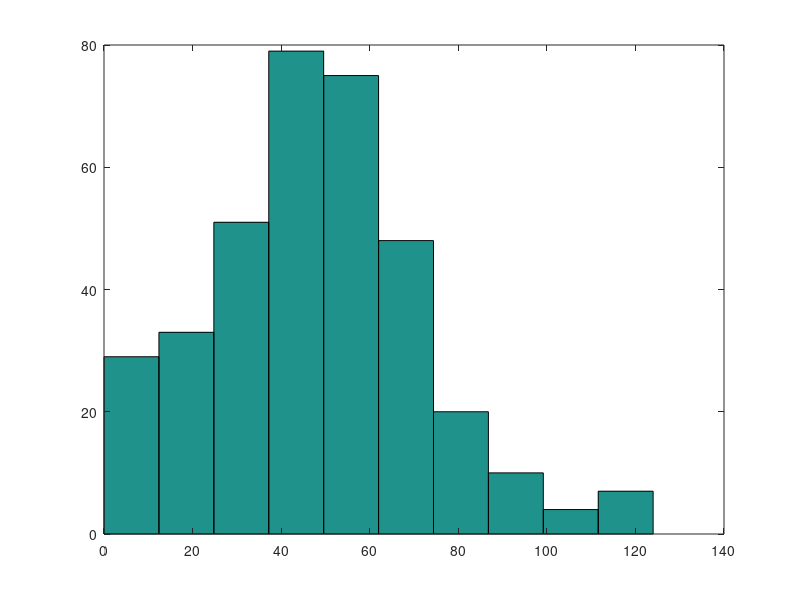

Write MATLAB code to recreate this figure.
% sm.m

x0 = [0,0,0,0,0,0,0,0,0,0,0,2,2,2,4,4,4,6,8,8,8,10,10,10,12,12,12,12,14,14,14,14,14,14,14,16,16,16,16,16,18,18,18,18,18,18,18,18,20,20,20,20,20,20,22,22,22,24,24,24,24,26,26,26,26,26,26,26,28,28,28,30,30,30,30,30,30,30,30,30,30,30,30,32,32,32,32,32,32,32,34,34,34,34,34,36,36,36,36,36,36,36,36,36,36,36,36,36,38,38,38,38,38,38,38,38,38,38,38,38,40,40,40,40,40,40,40,40,40,40,40,40,40,40,42,42,42,42,42,42,42,42,42,42,44,44,44,44,44,44,44,44,44,44,44,44,44,44,44,44,44,44,46,46,46,46,46,46,46,46,46,46,46,48,48,48,48,48,48,48,48,48,48,48,48,48,48,50,50,50,50,50,50,50,50,50,50,50,50,50,50,50,52,52,52,52,52,52,52,52,52,52,52,52,52,52,52,54,54,54,54,54,54,54,54,54,54,54,54,56,56,56,56,56,56,56,56,56,56,56,56,58,58,58,58,58,58,58,58,58,58,58,58,60,60,60,60,60,60,60,60,60,62,62,62,62,62,62,62,62,62,64,64,64,64,64,64,64,64,64,66,66,66,66,66,66,66,66,66,68,68,68,68,68,68,68,68,68,68,68,70,70,70,72,72,72,72,72,72,72,74,74,74,74,74,76,76,76,76,78,78,78,78,78,78,80,80,80,80,80,80,82,84,84,84,86,86,86,88,88,88,92,92,92,94,96,96,100,102,102,106,118,120,120,120,120,128];
x1 = [0,0,0,0,0,0,0,0,4,6,10,12,12,12,12,12,14,14,16,16,16,18,18,18,18,20,20,24,24,24,24,26,26,26,26,26,28,28,28,28,28,28,30,30,30,30,30,30,30,30,30,30,30,30,30,32,32,32,32,32,32,32,32,32,32,32,32,34,34,34,34,34,34,34,34,34,34,34,34,34,34,34,34,34,34,34,34,36,36,36,36,36,36,36,36,36,36,36,36,36,38,38,38,38,38,38,38,38,40,40,40,40,40,40,40,40,40,40,40,40,40,40,40,40,40,42,42,42,42,42,42,42,42,42,42,42,44,44,44,44,44,44,44,44,44,44,44,44,46,46,46,46,46,46,46,46,46,46,46,46,46,46,46,46,46,46,46,46,46,46,46,48,48,48,48,48,48,48,48,48,48,48,48,48,48,48,50,50,50,50,50,50,50,50,50,50,50,50,50,50,50,50,52,52,52,52,52,52,52,54,54,54,54,54,54,54,54,54,54,56,56,56,56,56,56,56,56,56,56,58,58,58,58,60,60,60,62,62,62,62,62,62,62,64,64,64,64,64,64,64,64,64,64,66,66,66,66,66,66,66,68,68,68,68,68,68,68,68,68,68,70,70,70,70,70,70,70,70,70,70,70,70,70,70,70,70,70,72,72,72,72,72,72,72,74,74,74,74,74,76,76,76,76,76,76,78,78,78,78,78,78,78,80,80,80,80,80,80,82,82,82,84,84,84,84,84,86,86,86,86,88,88,88,90,90,90,90,94,94,94,94,96,96,98,98,100,100,102,104,108,108,112,122,124,126,126];
x2 = [0,0,0,0,0,0,0,0,0,0,0,2,2,2,2,2,4,6,8,8,8,8,10,10,10,10,12,12,14,18,18,18,18,18,18,18,20,20,20,20,20,22,22,22,22,22,22,22,22,22,22,24,24,24,24,24,24,26,26,26,26,26,26,28,28,28,28,28,28,28,28,28,28,28,28,28,28,28,28,28,28,28,30,30,30,30,30,30,30,30,30,30,30,30,30,30,30,30,32,32,32,32,32,32,32,32,32,32,34,34,34,34,34,34,34,34,34,34,34,34,34,34,36,36,36,36,36,36,36,36,36,36,36,36,36,36,38,38,38,38,38,38,38,38,38,40,40,40,40,40,40,40,40,40,40,40,42,42,42,42,42,42,42,42,42,42,42,42,42,42,42,42,42,44,44,44,44,44,44,44,44,44,44,44,44,44,44,46,46,46,46,46,46,46,46,46,46,46,46,46,46,46,46,46,46,48,48,48,48,48,48,48,48,48,48,48,48,48,48,48,50,50,50,50,50,50,50,50,50,50,50,50,50,50,50,50,50,50,50,52,52,52,52,52,52,52,52,52,52,52,52,52,52,52,52,52,52,54,54,54,54,54,54,54,54,54,54,54,56,56,56,56,56,56,56,56,56,56,56,58,58,58,58,58,58,58,60,60,60,60,60,62,62,62,62,62,62,62,62,64,64,64,64,64,66,66,66,66,68,68,68,68,68,68,68,68,70,70,70,70,70,72,72,74,74,74,74,74,76,76,76,76,76,76,76,76,76,76,80,80,84,84,88,90,90,94,94,98,100,100,102,110,120,122,124,124];
x3 = [0,0,0,0,0,0,0,0,0,0,0,2,2,2,2,4,6,6,10,10,10,10,10,10,12,12,12,12,12,14,14,14,14,16,16,16,16,16,16,18,18,18,18,18,18,18,18,18,20,20,20,20,20,22,22,22,22,22,22,24,24,24,26,26,26,26,26,26,26,26,28,28,28,28,28,30,30,30,30,30,32,32,32,32,32,32,32,34,34,34,34,34,34,34,34,34,34,34,34,36,36,36,36,36,36,36,36,36,36,36,36,36,36,38,38,38,38,38,38,38,38,38,38,38,38,38,38,38,38,38,40,40,40,40,40,40,40,40,40,40,40,42,42,42,42,42,42,42,42,44,44,44,44,44,44,44,44,44,44,44,46,46,46,46,46,46,46,46,46,46,46,46,46,46,46,46,46,46,46,48,48,48,48,48,48,48,48,48,48,48,48,48,50,50,50,50,50,50,50,50,50,52,52,52,52,52,52,52,52,52,52,52,52,52,52,52,52,52,54,54,54,54,54,54,54,54,54,54,56,56,56,56,56,56,56,56,56,56,56,56,56,56,58,58,58,58,58,58,58,60,60,60,60,60,60,60,60,60,60,60,60,60,60,60,60,62,62,64,64,64,64,64,64,64,66,66,66,66,66,66,66,66,66,66,68,68,68,68,68,68,68,68,68,68,68,70,70,70,70,70,70,72,72,72,72,72,72,74,74,74,74,74,74,74,74,76,76,76,78,78,78,78,80,80,82,82,82,82,82,82,82,84,84,86,86,88,90,90,90,92,92,94,94,96,98,100,102,104,108,112,112,112,116,118,122,124];
x4 = [0,0,0,0,0,0,0,0,0,0,0,0,2,2,4,4,6,8,10,10,10,10,12,12,12,14,14,14,16,18,20,20,20,22,22,22,22,22,22,24,24,24,26,26,26,28,28,28,28,28,28,28,28,28,28,30,30,30,30,30,30,30,30,30,30,30,30,30,32,32,32,32,32,32,32,34,34,34,34,34,34,34,34,34,34,34,34,34,34,34,34,36,36,36,36,36,36,36,36,38,38,38,38,38,38,38,40,40,40,40,40,40,40,40,40,40,40,40,40,40,40,42,42,42,42,42,42,42,42,42,42,42,44,44,44,44,44,44,44,44,46,46,46,46,46,46,46,46,46,46,48,48,48,48,48,48,48,48,48,48,50,50,50,50,50,50,50,50,50,50,52,52,52,52,52,52,52,52,52,52,52,52,54,54,54,54,54,54,54,54,56,56,56,56,56,56,56,56,56,56,56,56,56,56,56,56,58,58,58,58,58,58,58,58,58,58,58,58,58,60,60,60,60,60,60,60,60,60,62,62,62,62,62,62,62,62,62,62,62,62,62,64,64,64,64,64,64,64,64,64,64,64,64,66,66,66,66,66,66,66,66,66,66,66,68,68,68,68,68,68,68,68,70,70,70,70,70,70,70,70,70,70,70,70,72,72,72,72,72,72,74,74,74,74,74,74,74,74,74,74,74,74,74,76,76,76,76,78,78,78,80,80,80,82,82,82,82,84,84,84,84,84,84,84,86,86,86,86,88,88,88,90,90,90,90,92,92,92,94,94,94,94,94,96,96,96,98,102,106,110,112,122,122,124,124,124];


hold off;
plot(x0,'r-');
hold on;
plot(x1,'m-');
plot(x2,'b-');
plot(x3,'g-');
plot(x4,'k-');




hold off;


hist(x3);
